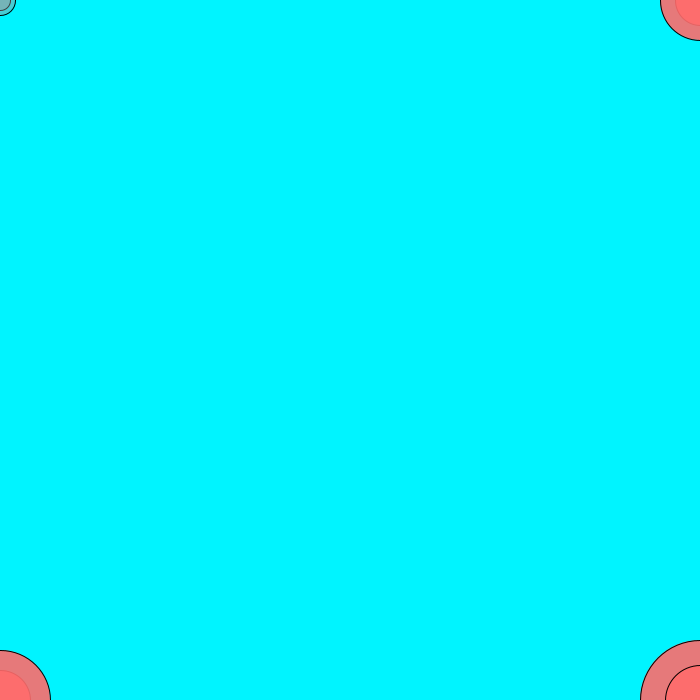
Frame 1 (no input)
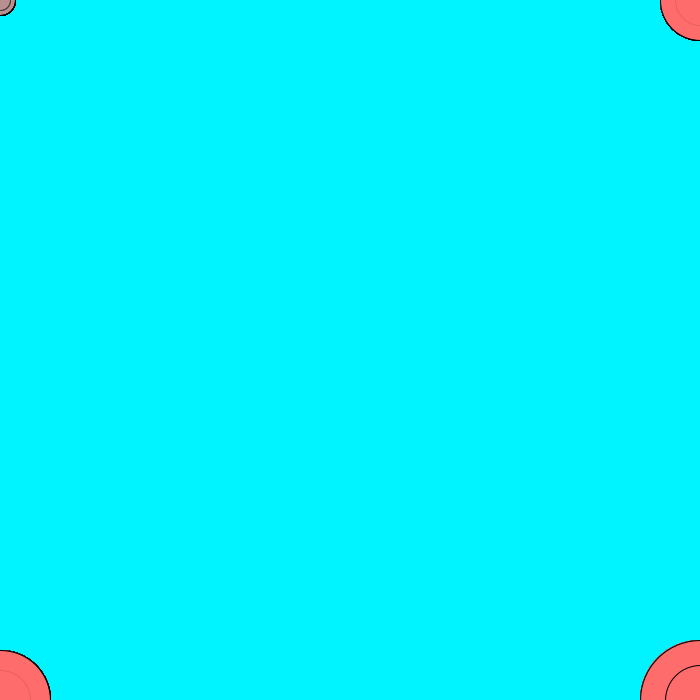
Frame 60 (the mouse pressed at the canvas centre just before this capture)
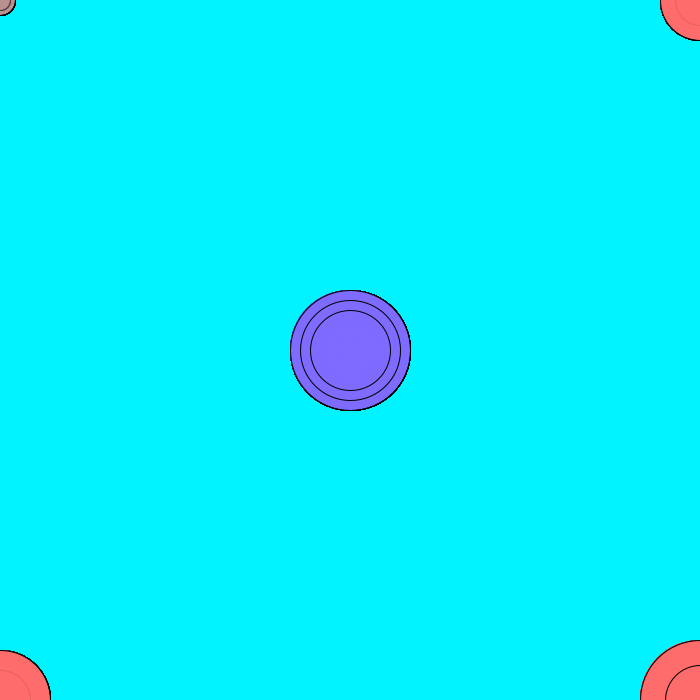
Frame 120 (the mouse held since frame 60 and released just before this capture)

The Processing sketch that drew these frames (run headless with seeded random() and noise(); from frame 60 on, the mouse is pressed at the canvas centre):

// Processing sketch: processing_135634
// ── processing_135634.pde

void setup() {
 size(700, 700);
 colorMode(HSB);
  background(random(200),255,255);
}
void draw() {
  fill(mouseX/2,58,185,100);
  ellipse(mouseX, mouseY,20, 20);
  ellipse(mouseY, mouseX,30, 30);
   fill(mouseX/2,147,255,230);
  ellipse(height-mouseY, width-mouseX,120, 120);
  ellipse(width-mouseX,height-mouseY,70, 70);
  ellipse(height-mouseY, mouseX,50, 50);
  ellipse(mouseX,height-mouseY,60, 60);
  ellipse(mouseY, width-mouseX,100, 100);
  ellipse(width-mouseX,mouseY,80, 80);
}
